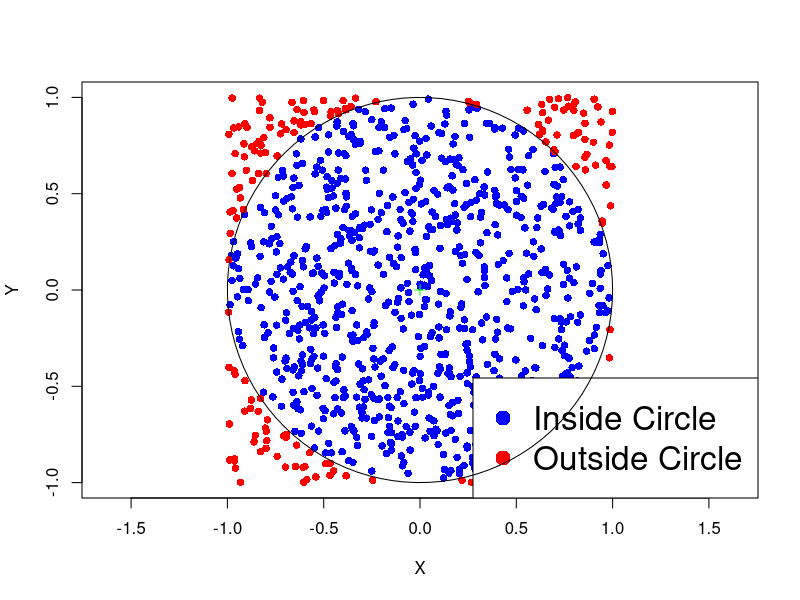

This chart was generated by the following R code:
## ---- chunk 1
# Enter counts and null hypothesis probabilities
counts <- c(13, 17, 9, 17, 18, 26)
null_probs <- rep(1/6, 6)

# Perform goodness-of-fit test
ans <- chisq.test(counts, p = null_probs)

# Print answer
print(ans)
## ---- chunk 2
# Enter counts and null hypothesis probabilities
counts <- c(35, 40 , 25)
null_probs <- c(0.35, 0.35, 0.3)

# Compute total counts
m <- sum(counts)

# Compute degrees of freedom
degrees <- length(counts) - 1

# Compute expected counts
exp_counts <- m * null_probs

# Compute chi-squared statistic
chi_squared <- sum( (counts - exp_counts)^2 / exp_counts )

# Compute p-value
p_value <- 1 - pchisq(chi_squared, df = degrees)

# Print p-value
cat("The p-value is:", p_value)
## ---- chunk 3
#| fig-asp: 1

R <- 1
niters <- 1000
total <- 0
in_circle <- 0

# Function to plot the points
plot_points <- function(x, y, R) {
  plot(x, y, col = ifelse(x^2 + y^2 <= R^2, "blue", "red"), pch = 16, xlab = "X", ylab = "Y", asp = 1, frame.plot = TRUE, xlim = c(-1,1), ylim = c(-1,1) )
  points(0, 0, col = "green", pch = 3)  # Plotting the center of the circle
  legend("bottomright", legend = c("Inside Circle", "Outside Circle"), col = c("blue", "red"), pch = 16, cex = 2)
  circle <- seq(0, 2 * pi, length.out = 100)
  lines(R * cos(circle), R * sin(circle))  # Plotting the circle
}

x <- runif(niters, -R, R)
y <- runif(niters, -R, R)
plot_points(x, y, R)

## ---- chunk 4
N <- 10000
total <- 0      # Counts total number of points
in_circle <- 0  # Counts points falling in circle

for (j in 1:10) {
  for (i in 1:N) {
    x <- runif(1, -1, 1); y <- runif(1, -1, 1);  # sample point (x,y)
    if (x^2 + y^2 <= 1) {    
      in_circle <- in_circle + 1  # If (x,y) in circle increase counter
    }
    total <- total + 1  # Increase total counter
  }
  
  pi_approx <- ( in_circle / total ) * 4  # Compute approximate area

  cat(sprintf("After %8d iterations pi is %.08f, error is %.08f\n",
     (j * N), pi_approx, abs(pi_approx - pi)))
}
## ---- chunk 5
# Enter counts and null hypothesis probabilities
counts <- c(32, 15, 9, 4)
null_probs <- c(0.5, 0.3, 0.15, 0.05)

# Compute total counts
m <- sum(counts)

# Compute expected counts
exp_counts <- m * null_probs

# Compute the observed chi-squared statistic
obs_chi_squared <- sum( (counts - exp_counts)^2 / exp_counts )

# Number of Monte Carlo simulations
N <- 100000

# Initialize counter for extreme statistics
count_extreme_statistics <- 0

# Perform Monte Carlo simulations

for (i in 1:N) {
  # Simulate multinomial counts under null hypothesis
  simul_counts <- rmultinom(1, m, null_probs)
  
  # Compute chi-squared statistic for the simulated counts
  simul_chi_squared <- sum( (simul_counts - exp_counts )^2 / exp_counts)
  
  # Check if simulated chi-squared statistic is extreme
  if (simul_chi_squared >= obs_chi_squared) {
    count_extreme_statistics <- count_extreme_statistics + 1
  }
}

# Compute Monte Carlo p-value
monte_carlo_p_value <- count_extreme_statistics / N

# Perform chi-squared test using built-in R function
chi_squared_test <- chisq.test(counts, p = null_probs, 
                               simulate.p.value = TRUE)

# Extract p-value from chi-squared test result
chisq_p_value <- chi_squared_test$p.value

# Print p-values for comparison
cat("\nCustom Monte Carlo p-value:", monte_carlo_p_value)
cat("\nR Monte Carlo p-value:", chisq_p_value)
## ---- chunk 6
# Store matrix of counts into single R vector
counts <- c(27, 9, 15,
            54, 25, 24,
            84, 32, 28, 
            91, 37, 40,
            11, 10, 8,
            61, 12, 28)

# Store matrix of null probabilities into single R vector
# We use repeat to avoid copy pasting 
rows_null_probs <- c(51/1788, 103/1788, 144/1788, 
                      168/1788, 29/1788, 101/1788)

null_probs <- rep(rows_null_probs, c(3, 3, 3, 3, 3, 3))

# Perform goodness-of-fit test
ans <- chisq.test(counts, p = null_probs)

# Print answer
print(ans)
## ---- chunk 7
# Store each row into and R vector
row_1 <- c(2180, 871)
row_2 <- c(1820, 1400)
row_3 <- c(1703, 614)

# Assemble the rows into an R matrix
counts <- rbind(row_1, row_2, row_3)

# Perform chi-squared test of independence
ans <- chisq.test(counts)

# Print answer
print(ans)
## ---- chunk 8
# Store each row into and R vector
row_1 <- c(27, 9, 15)
row_2 <- c(54, 25, 24) 
row_3 <- c(84, 32, 28) 
row_4 <- c(91, 37, 40)
row_5 <- c(11, 10, 8)
row_6 <- c(61, 12, 28)

# Assemble the rows into an R matrix
counts <- rbind(row_1, row_2, row_3, row_4, row_5, row_6)

# Perform chi-squared test of independence
ans <- chisq.test(counts)

# Print answer
print(ans)
